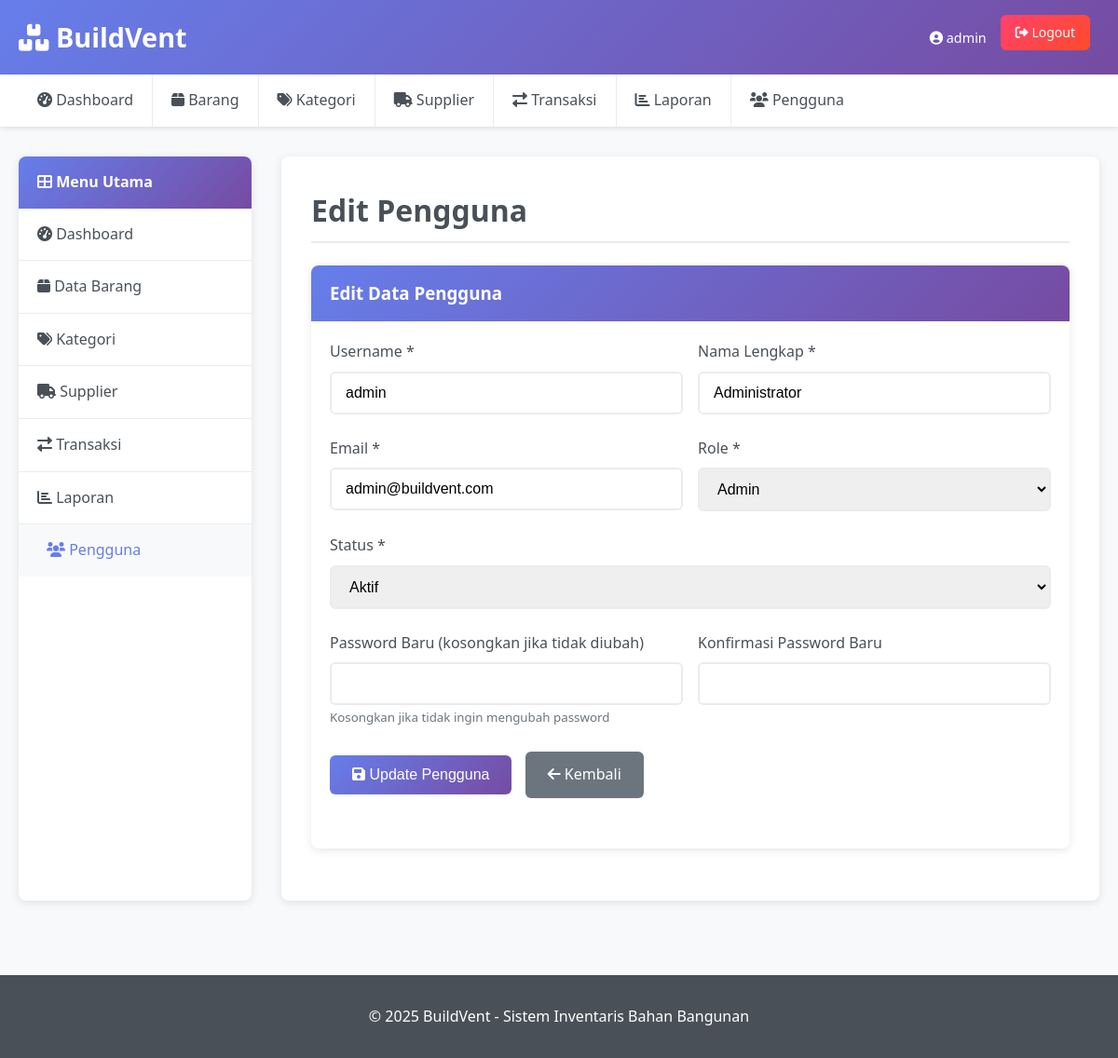
The app's page /user_form.php?edit=1 (signed in) with its own data.
### tables this page shows
CREATE TABLE IF NOT EXISTS users (
    id INT PRIMARY KEY AUTO_INCREMENT,
    username VARCHAR(50) UNIQUE NOT NULL,
    password VARCHAR(255) NOT NULL,
    nama_lengkap VARCHAR(100) NOT NULL,
    email VARCHAR(100) UNIQUE NOT NULL,
    role ENUM('admin', 'operator') DEFAULT 'operator',
    status ENUM('aktif', 'nonaktif') DEFAULT 'aktif',
    created_at TIMESTAMP DEFAULT CURRENT_TIMESTAMP,
    updated_at TIMESTAMP DEFAULT CURRENT_TIMESTAMP ON UPDATE CURRENT_TIMESTAMP
);

### user_form.php (the view, shortened to what this page needs)
<?php
require_once 'config/database.php';
$edit_mode = false;
$user = null;
if (isset($_GET['edit']) && is_numeric($_GET['edit'])) {
    $edit_mode = true;
    $id = mysqli_real_escape_string($conn, $_GET['edit']);
    $result = mysqli_query($conn, "SELECT * FROM users WHERE id = '$id'");
    if ($result && mysqli_num_rows($result) > 0) {
        $user = mysqli_fetch_assoc($result);
    } else {
        $_SESSION['error'] = "Pengguna tidak ditemukan!";
        header('Location: users.php');
        exit();
    }
}
$page_title = $edit_mode ? "Edit Pengguna" : "Tambah Pengguna";
include 'includes/header.php';
?>
<div class="layout">
    <?php include 'includes/sidebar.php'; ?>
    <div class="main-content">
        <h1 class="page-title"><?php echo $page_title; ?></h1>
        <div class="card">
            <div class="card-header">
                <h3><?php echo $edit_mode ? "Edit Data Pengguna" : "Tambah Data Pengguna"; ?></h3>
            </div>
            <div class="card-body">
                <form method="POST" action="">
                    <div class="form-row">
                        <div class="form-group">
                            <label class="form-label">Username *</label>
                            <input type="text" name="username" class="form-control"
                                   value="<?php echo isset($_POST['username']) ? htmlspecialchars($_POST['username']) : ($user ? htmlspecialchars($user['username']) : ''); ?>"
                                   required>
                        </div>
                        <div class="form-group">
                            <label class="form-label">Nama Lengkap *</label>
                            <input type="text" name="nama_lengkap" class="form-control"
                                   value="<?php echo isset($_POST['nama_lengkap']) ? htmlspecialchars($_POST['nama_lengkap']) : ($user ? htmlspecialchars($user['nama_lengkap']) : ''); ?>"
                                   required>
                        </div>
                    </div>
                    <div class="form-row">
                        <div class="form-group">
                            <label class="form-label">Email *</label>
                            <input type="email" name="email" class="form-control"
                                   value="<?php echo isset($_POST['email']) ? htmlspecialchars($_POST['email']) : ($user ? htmlspecialchars($user['email']) : ''); ?>"
                                   required>
                        </div>
                        <div class="form-group">
                            <label class="form-label">Role *</label>
                            <select name="role" class="form-control" required>
                                <option value="admin" <?php echo (isset($_POST['role']) && $_POST['role'] == 'admin') || ($user && $user['role'] == 'admin') ? 'selected' : ''; ?>>Admin</option>
                            </select>
                        </div>
                    </div>
                    <div class="form-row">
                        <div class="form-group">
                            <label class="form-label">Status *</label>
                            <select name="status" class="form-control" required>
                                <option value="aktif" <?php echo (isset($_POST['status']) && $_POST['status'] == 'aktif') || ($user && $user['status'] == 'aktif') ? 'selected' : ''; ?>>Aktif</option>
                            </select>
                        </div>
                    </div>
                    <div class="form-row">
                        <div class="form-group">
                            <label class="form-label"><?php echo $edit_mode ? "Password Baru (kosongkan jika tidak diubah)" : "Password *"; ?></label>
                            <input type="password" name="password" class="form-control"
                                   <?php echo $edit_mode ? '' : 'required'; ?>>
                            <?php if ($edit_mode): ?>
                                <small class="text-muted">Kosongkan jika tidak ingin mengubah password</small>
                            <?php endif; ?>
                        </div>
                        <div class="form-group">
                            <label class="form-label"><?php echo $edit_mode ? "Konfirmasi Password Baru" : "Konfirmasi Password *"; ?></label>
                            <input type="password" name="confirm_password" class="form-control"
                                   <?php echo $edit_mode ? '' : 'required'; ?>>
                        </div>
                    </div>
                    <div class="form-group">
                        <button type="submit" class="btn btn-primary">
                            <i class="fas fa-save"></i> <?php echo $edit_mode ? "Update Pengguna" : "Simpan Pengguna"; ?>
                        </button>
                        <a href="users.php" class="btn btn-secondary">
                            <i class="fas fa-arrow-left"></i> Kembali
                        </a>
                    </div>
                </form>
            </div>
        </div>
    </div>
</div>
<?php include 'includes/footer.php'; ?>

### assets/css/style.css (style rules this page uses)
* { margin: 0; padding: 0; box-sizing: border-box; }
body { font-family: "Segoe UI", Tahoma, Geneva, Verdana, sans-serif; background-color: #f8f9fa; color: #333; line-height: 1.6; }
.main-content { background: white; border-radius: 8px; box-shadow: 0 2px 10px rgba(0, 0, 0, 0.1); padding: 2rem; margin-bottom: 2rem; }
.page-title { color: #495057; margin-bottom: 1.5rem; padding-bottom: 0.5rem; border-bottom: 2px solid #e9ecef; }
.card { background: white; border-radius: 8px; box-shadow: 0 2px 10px rgba(0, 0, 0, 0.1); margin-bottom: 1.5rem; overflow: hidden; }
.card-header { background: linear-gradient(135deg, #667eea 0%, #764ba2 100%); color: white; padding: 15px 20px; font-weight: bold; }
.card-body { padding: 20px; }
.form-group { margin-bottom: 1.5rem; }
.form-label { display: block; margin-bottom: 0.5rem; font-weight: 500; color: #495057; }
.form-control { width: 100%; padding: 12px 15px; border: 2px solid #e9ecef; border-radius: 6px; font-size: 1rem; transition: border-color 0.3s ease; }
.form-row { display: grid; grid-template-columns: repeat(auto-fit, minmax(250px, 1fr)); gap: 1rem; }
.btn { display: inline-block; padding: 12px 24px; border: none; border-radius: 6px; font-size: 1rem; font-weight: 500; text-decoration: none; text-align: center; cursor: pointer; transition: all 0.3s ease; margin-right: 10px; margin-bottom: 10px; }
.btn-primary { background: linear-gradient(135deg, #667eea 0%, #764ba2 100%); color: white; }
.btn-secondary { background: #6c757d; color: white; }
.layout { display: grid; grid-template-columns: 250px 1fr; gap: 2rem; margin-top: 2rem; }
.text-muted { color: #6c757d; }

### records on screen
users: username "admin", nama_lengkap "Administrator", email "admin@buildvent.com", role "Admin", status "Aktif"

### other values on screen
$_SESSION['username'] "admin"
$page_title "Edit Pengguna"
